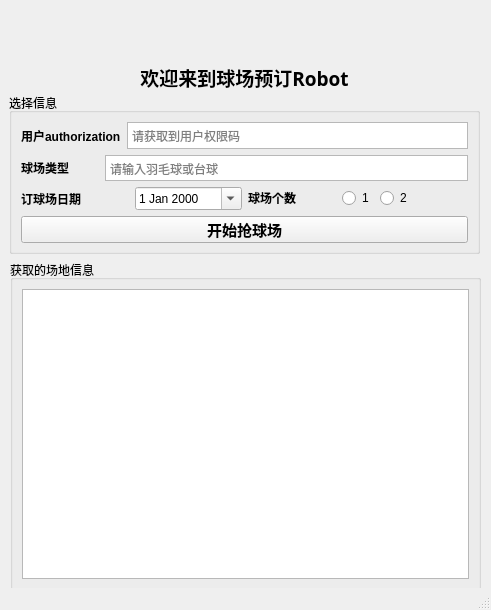
<?xml version="1.0" encoding="UTF-8"?>
<ui version="4.0">
 <class>MainWindow</class>
 <widget class="QMainWindow" name="MainWindow">
  <property name="geometry">
   <rect>
    <x>0</x>
    <y>0</y>
    <width>491</width>
    <height>610</height>
   </rect>
  </property>
  <property name="sizePolicy">
   <sizepolicy hsizetype="Preferred" vsizetype="Preferred">
    <horstretch>3</horstretch>
    <verstretch>0</verstretch>
   </sizepolicy>
  </property>
  <property name="windowTitle">
   <string>球场Robot</string>
  </property>
  <property name="autoFillBackground">
   <bool>false</bool>
  </property>
  <property name="styleSheet">
   <string notr="true"/>
  </property>
  <widget class="QWidget" name="centralwidget">
   <widget class="QGroupBox" name="groupBox">
    <property name="geometry">
     <rect>
      <x>9</x>
      <y>93</y>
      <width>471</width>
      <height>161</height>
     </rect>
    </property>
    <property name="title">
     <string>选择信息</string>
    </property>
    <layout class="QVBoxLayout" name="verticalLayout_3">
     <item>
      <layout class="QGridLayout" name="gridLayout">
       <item row="0" column="0">
        <layout class="QHBoxLayout" name="horizontalLayout">
         <property name="spacing">
          <number>6</number>
         </property>
         <item>
          <widget class="QLabel" name="label">
           <property name="font">
            <font>
             <weight>75</weight>
             <bold>true</bold>
            </font>
           </property>
           <property name="text">
            <string>用户authorization</string>
           </property>
          </widget>
         </item>
         <item>
          <widget class="QPlainTextEdit" name="plainTextEdit">
           <property name="placeholderText">
            <string>请获取到用户权限码</string>
           </property>
          </widget>
         </item>
        </layout>
       </item>
       <item row="1" column="0">
        <layout class="QHBoxLayout" name="horizontalLayout_2">
         <item>
          <widget class="QLabel" name="label_6">
           <property name="font">
            <font>
             <pointsize>9</pointsize>
             <weight>75</weight>
             <bold>true</bold>
            </font>
           </property>
           <property name="text">
            <string>球场类型         </string>
           </property>
           <property name="textInteractionFlags">
            <set>Qt::LinksAccessibleByMouse</set>
           </property>
          </widget>
         </item>
         <item>
          <widget class="QPlainTextEdit" name="plainTextEdit_4">
           <property name="placeholderText">
            <string>请输入羽毛球或台球</string>
           </property>
          </widget>
         </item>
        </layout>
       </item>
       <item row="2" column="0">
        <layout class="QHBoxLayout" name="horizontalLayout_5">
         <item>
          <layout class="QHBoxLayout" name="horizontalLayout_3">
           <item>
            <widget class="QLabel" name="label_2">
             <property name="font">
              <font>
               <weight>75</weight>
               <bold>true</bold>
              </font>
             </property>
             <property name="text">
              <string>订球场日期</string>
             </property>
             <property name="buddy">
              <cstring>label_2</cstring>
             </property>
            </widget>
           </item>
           <item>
            <widget class="QDateEdit" name="dateEdit">
             <property name="calendarPopup">
              <bool>true</bool>
             </property>
            </widget>
           </item>
          </layout>
         </item>
         <item>
          <layout class="QHBoxLayout" name="horizontalLayout_4">
           <item>
            <widget class="QLabel" name="label_7">
             <property name="enabled">
              <bool>true</bool>
             </property>
             <property name="sizePolicy">
              <sizepolicy hsizetype="Preferred" vsizetype="Preferred">
               <horstretch>3</horstretch>
               <verstretch>0</verstretch>
              </sizepolicy>
             </property>
             <property name="text">
              <string>&lt;html&gt;&lt;head/&gt;&lt;body&gt;&lt;p&gt;&lt;span style=&quot; font-weight:600;&quot;&gt;球场个数&lt;/span&gt;&lt;/p&gt;&lt;/body&gt;&lt;/html&gt;</string>
             </property>
            </widget>
           </item>
           <item>
            <widget class="QRadioButton" name="radioButton">
             <property name="enabled">
              <bool>true</bool>
             </property>
             <property name="sizePolicy">
              <sizepolicy hsizetype="Minimum" vsizetype="Fixed">
               <horstretch>1</horstretch>
               <verstretch>0</verstretch>
              </sizepolicy>
             </property>
             <property name="text">
              <string>1</string>
             </property>
             <property name="iconSize">
              <size>
               <width>16</width>
               <height>16</height>
              </size>
             </property>
             <property name="autoRepeatInterval">
              <number>100</number>
             </property>
            </widget>
           </item>
           <item>
            <widget class="QRadioButton" name="radioButton_2">
             <property name="sizePolicy">
              <sizepolicy hsizetype="Minimum" vsizetype="Fixed">
               <horstretch>3</horstretch>
               <verstretch>0</verstretch>
              </sizepolicy>
             </property>
             <property name="text">
              <string>2</string>
             </property>
            </widget>
           </item>
          </layout>
         </item>
        </layout>
       </item>
       <item row="3" column="0">
        <widget class="QPushButton" name="pushButton">
         <property name="font">
          <font>
           <pointsize>11</pointsize>
           <weight>75</weight>
           <bold>true</bold>
          </font>
         </property>
         <property name="text">
          <string>开始抢球场</string>
         </property>
        </widget>
       </item>
      </layout>
     </item>
    </layout>
   </widget>
   <widget class="QGroupBox" name="groupBox_2">
    <property name="geometry">
     <rect>
      <x>10</x>
      <y>260</y>
      <width>471</width>
      <height>331</height>
     </rect>
    </property>
    <property name="title">
     <string>获取的场地信息</string>
    </property>
    <layout class="QVBoxLayout" name="verticalLayout_2">
     <item>
      <widget class="QPlainTextEdit" name="plainTextEdit_3">
       <property name="readOnly">
        <bool>false</bool>
       </property>
      </widget>
     </item>
    </layout>
   </widget>
   <widget class="QWidget" name="">
    <property name="geometry">
     <rect>
      <x>9</x>
      <y>9</y>
      <width>461</width>
      <height>91</height>
     </rect>
    </property>
    <layout class="QHBoxLayout" name="horizontalLayout_7">
     <item>
      <spacer name="verticalSpacer">
       <property name="orientation">
        <enum>Qt::Vertical</enum>
       </property>
       <property name="sizeHint" stdset="0">
        <size>
         <width>20</width>
         <height>40</height>
        </size>
       </property>
      </spacer>
     </item>
     <item>
      <spacer name="horizontalSpacer_3">
       <property name="orientation">
        <enum>Qt::Horizontal</enum>
       </property>
       <property name="sizeHint" stdset="0">
        <size>
         <width>148</width>
         <height>20</height>
        </size>
       </property>
      </spacer>
     </item>
     <item>
      <layout class="QVBoxLayout" name="verticalLayout">
       <item>
        <layout class="QHBoxLayout" name="horizontalLayout_6" stretch="10,9,10">
         <item>
          <spacer name="horizontalSpacer_2">
           <property name="orientation">
            <enum>Qt::Horizontal</enum>
           </property>
           <property name="sizeHint" stdset="0">
            <size>
             <width>38</width>
             <height>20</height>
            </size>
           </property>
          </spacer>
         </item>
         <item>
          <widget class="QLabel" name="label_4">
           <property name="sizePolicy">
            <sizepolicy hsizetype="Ignored" vsizetype="Ignored">
             <horstretch>3</horstretch>
             <verstretch>0</verstretch>
            </sizepolicy>
           </property>
           <property name="text">
            <string/>
           </property>
           <property name="pixmap">
            <pixmap>../../../../../apple的文档/唯美图片/小软件/robot.png</pixmap>
           </property>
           <property name="scaledContents">
            <bool>true</bool>
           </property>
          </widget>
         </item>
         <item>
          <spacer name="horizontalSpacer">
           <property name="orientation">
            <enum>Qt::Horizontal</enum>
           </property>
           <property name="sizeHint" stdset="0">
            <size>
             <width>48</width>
             <height>20</height>
            </size>
           </property>
          </spacer>
         </item>
        </layout>
       </item>
       <item>
        <widget class="QLabel" name="label_3">
         <property name="sizePolicy">
          <sizepolicy hsizetype="Preferred" vsizetype="Preferred">
           <horstretch>0</horstretch>
           <verstretch>0</verstretch>
          </sizepolicy>
         </property>
         <property name="minimumSize">
          <size>
           <width>0</width>
           <height>46</height>
          </size>
         </property>
         <property name="font">
          <font>
           <family>Agency FB</family>
           <pointsize>14</pointsize>
           <weight>75</weight>
           <bold>true</bold>
          </font>
         </property>
         <property name="layoutDirection">
          <enum>Qt::LeftToRight</enum>
         </property>
         <property name="text">
          <string>欢迎来到球场预订Robot</string>
         </property>
         <property name="textFormat">
          <enum>Qt::AutoText</enum>
         </property>
         <property name="alignment">
          <set>Qt::AlignCenter</set>
         </property>
         <property name="textInteractionFlags">
          <set>Qt::LinksAccessibleByMouse</set>
         </property>
        </widget>
       </item>
      </layout>
     </item>
     <item>
      <spacer name="horizontalSpacer_4">
       <property name="orientation">
        <enum>Qt::Horizontal</enum>
       </property>
       <property name="sizeHint" stdset="0">
        <size>
         <width>138</width>
         <height>20</height>
        </size>
       </property>
      </spacer>
     </item>
     <item>
      <spacer name="verticalSpacer_2">
       <property name="orientation">
        <enum>Qt::Vertical</enum>
       </property>
       <property name="sizeHint" stdset="0">
        <size>
         <width>20</width>
         <height>40</height>
        </size>
       </property>
      </spacer>
     </item>
    </layout>
   </widget>
   <zorder>groupBox_2</zorder>
   <zorder>groupBox</zorder>
   <zorder>layoutWidget</zorder>
   <zorder>layoutWidget</zorder>
   <zorder>horizontalSpacer</zorder>
   <zorder>horizontalSpacer_2</zorder>
   <zorder>horizontalSpacer_3</zorder>
   <zorder>horizontalSpacer_4</zorder>
   <zorder></zorder>
  </widget>
  <widget class="QStatusBar" name="statusbar"/>
 </widget>
 <resources>
  <include location="image_all.qrc"/>
 </resources>
 <connections/>
</ui>
